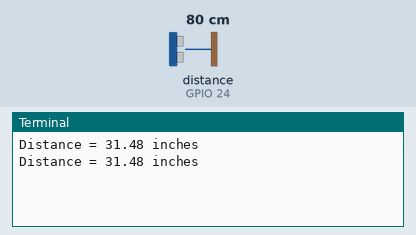
Recording of a program running on a simulated Raspberry Pi (BCM pin numbers). Parts: the last lines printed to the terminal. Inputs (shaded band) come from the test bench; at power-on: distance to the obstacle (sensor on GPIO 24) 80 cm. The echo pulse lasts 58.3 µs per cm; the clock reads 2024-03-15 10:24:30 at power-on unless the program sets it.

Above: at 1.2 s.
1.3 s: distance to the obstacle (sensor on GPIO 24) set to 2 cm
At 2.6 s:
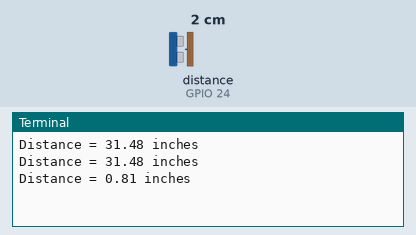
2.8 s: distance to the obstacle (sensor on GPIO 24) set to 4 cm
At 3.8 s:
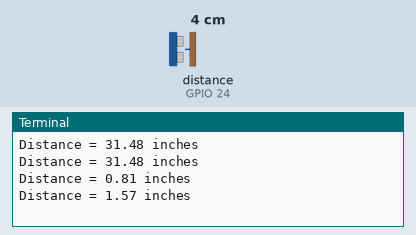
Timing chart, 0 to 5.8 s (numbered marks = the images above; inputs shaded):
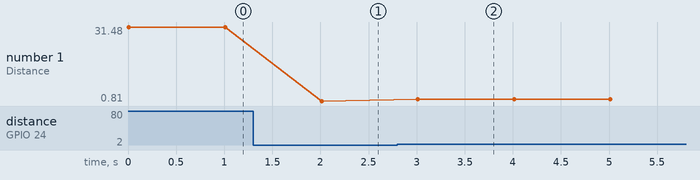

Measured:
- after the input at 1.3 s, the terminal: prints a new line after 0.71 s (image 1)
- after the input at 2.8 s, the terminal: prints a new line after 0.21 s (image 2)
- plotted number 1: 31.48 → 0.81 after the input at 1.3 s, 0.81 → 1.57 after the input at 2.8 s

The program:

ultra_sonic_sensor.py
```python
import RPi.GPIO as GPIO
import time

# GPIO Mode (BOARD / BCM)
GPIO.setmode(GPIO.BCM)

# Constants
GPIO_TRIGGER = 23
GPIO_ECHO = 24
CENTIMETER_PER_INCH = 2.54
SONIC_SPEED = 34300  # cm/s

# set GPIO direction (IN / OUT)
GPIO.setup(GPIO_TRIGGER, GPIO.OUT)
GPIO.setup(GPIO_ECHO, GPIO.IN)

def distance():
    GPIO.output(GPIO_TRIGGER, True)
    time.sleep(0.00001) # Wait 0.1 ms
    GPIO.output(GPIO_TRIGGER, False)
    #
    start_time = time.time()
    stop_time = time.time()

    # Calibrate times
    while GPIO.input(GPIO_ECHO) == 0:
        start_time = time.time()
    while GPIO.input(GPIO_ECHO) == 1:
        stop_time = time.time()
    # Calculate time differences
    elapsed = stop_time - start_time
    # adjust for sonic speed
    # divide by 2 because of front and back
    dist = elapsed * SONIC_SPEED / 2
    # Convert to inches
    dist = dist/CENTIMETER_PER_INCH
    #
    return dist

if __name__ == '__main__':
    try:
        while True:
            dist = distance()
            print("Distance = %2.2f inches" % dist)
            time.sleep(1)
    except KeyboardInterrupt:
        print("Stoped")
        GPIO.cleanup()
```
